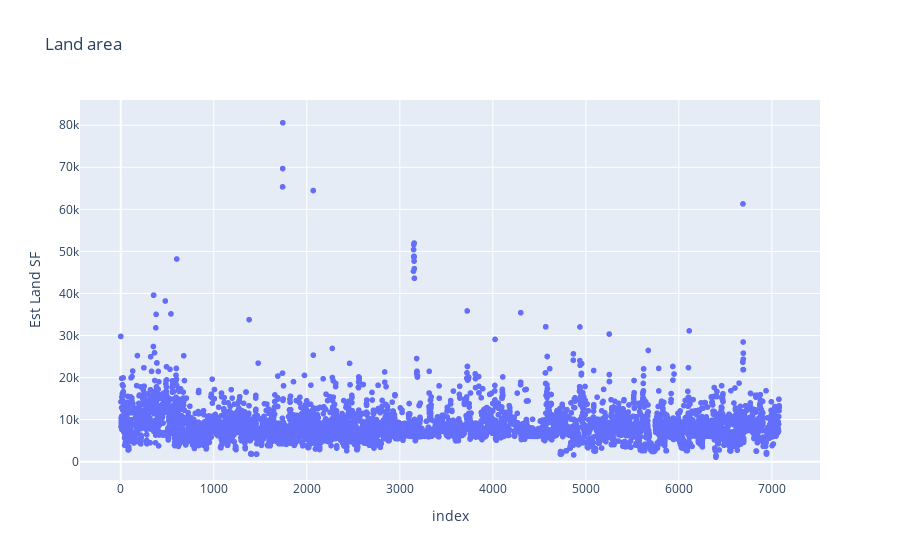

Notebook code for this chart:
### Code cell


### Figure 1 — Plotly figure (JSON) as saved in the notebook; plotly's stock layout.template omitted (floating-point values rounded to 4 significant figures; data arrays with more than 128 entries replaced by an {"elided": "..."} marker saying what was removed)
{"data": [{"hovertemplate": "index=%{x}<br>Est Land SF=%{y}<extra></extra>", "legendgroup": "", "marker": {"color": "#636efa", "symbol": "circle"}, "mode": "markers", "name": "", "showlegend": false, "type": "scattergl", "x": {"elided": "7078 int values"}, "xaxis": "x", "y": {"elided": "7078 int values"}, "yaxis": "y"}], "layout": {"legend": {"tracegroupgap": 0}, "title": {"text": "Land area"}, "xaxis": {"anchor": "y", "domain": [0, 1], "title": {"text": "index"}}, "yaxis": {"anchor": "x", "domain": [0, 1], "title": {"text": "Est Land SF"}}}}
